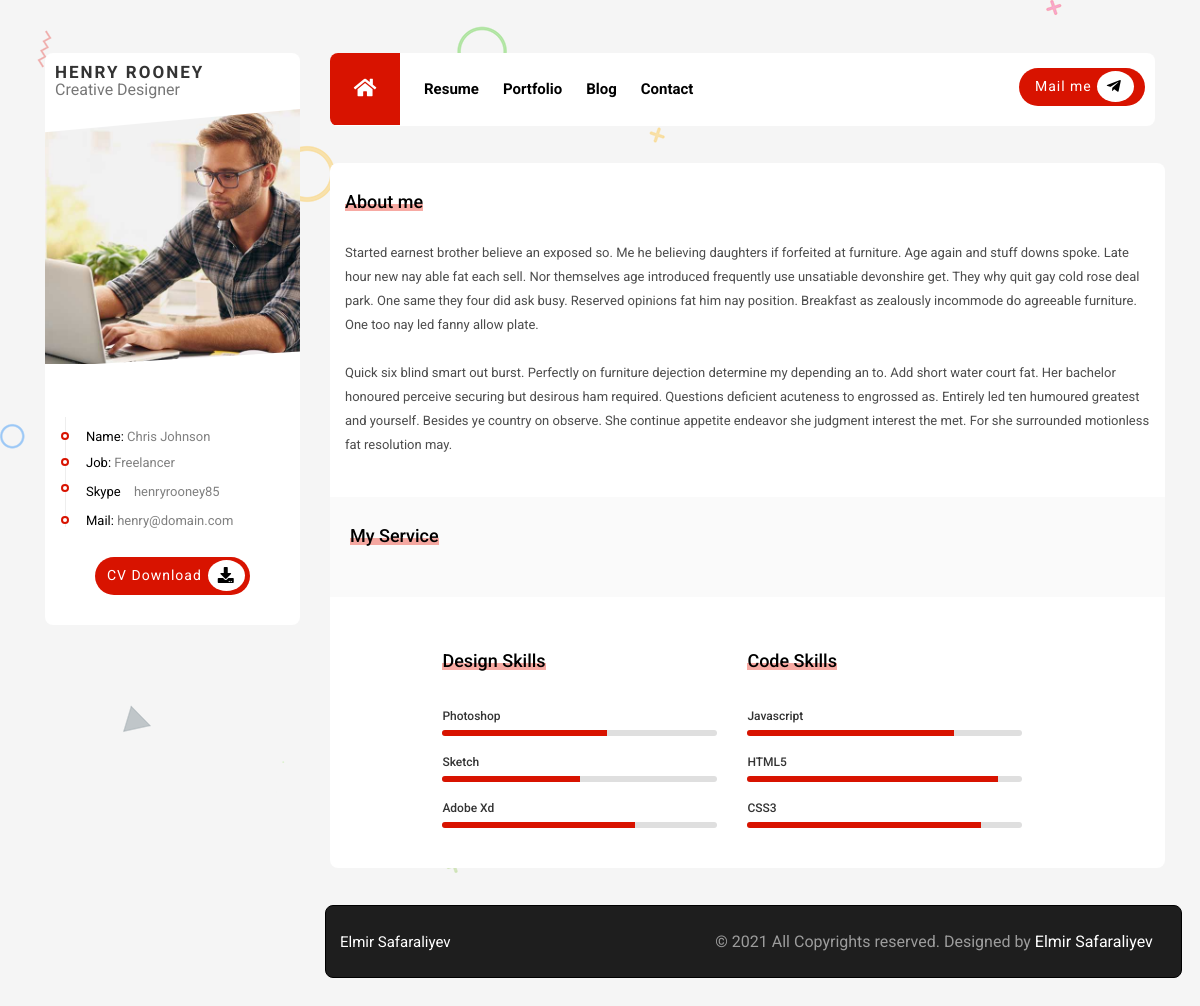
Before: / with the older database file.
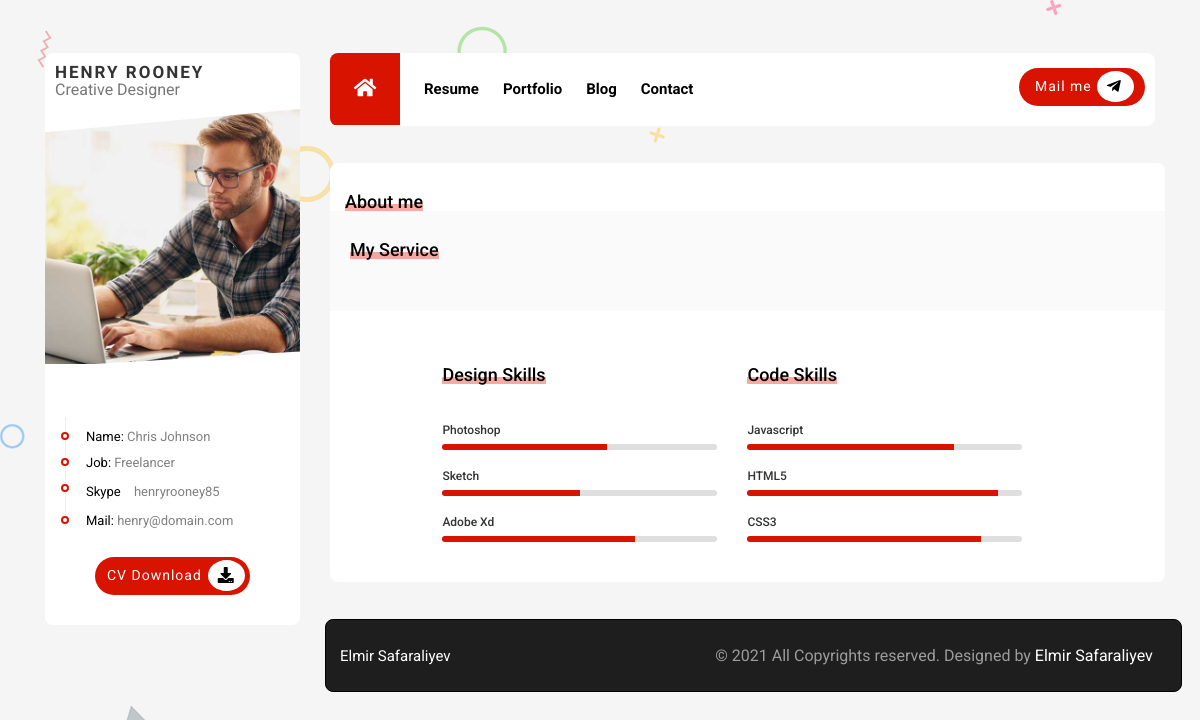
After: the same page with the newer database file.
### PROJECT/data.py (models this page shows)
class Aboutme(db.Model):
    __tablename__='Aboutme'
    id=db.Column(db.Integer,primary_key=True)
    content=db.Column(db.String(120))

### PROJECT/mainroutes.py (the view)
@app.route('/')
def index():
    slides=Slides.query.all()
    eduhistorys=Eduhistory.query.all()
    workhistorys=Workhistory.query.all()
    aboutme=Aboutme.query.all()
    myservice=MyService.query.all()
    myservice2=MyService2.query.all()
    return render_template('app/index.html', slides=slides, eduhistorys=eduhistorys, workhistorys=workhistorys,  aboutme=aboutme, myservice=myservice, myservice2=myservice2)

### PROJECT/templates/app/index.html (shortened to what this page needs)
<!DOCTYPE html>
<html lang="en">
<head>
  <link rel="stylesheet" href="static/app/css/style.css">
  <link rel="stylesheet" href="static/app/css/grid.css">
  <link rel="stylesheet" href="static/app/css/resume.css">
  <link rel="stylesheet" href="static/app/css/contact.css">
  <link rel="stylesheet" href="static/app/css/portfolio.css">
  <link rel="stylesheet" href="static/app/css/grid2.css">
  <link rel="stylesheet" href="static/app/css/blog.css">
  <link rel="stylesheet" href="https://use.fontawesome.com/releases/v5.0.13/css/all.css"
>
  <link rel="stylesheet" href="https://cdnjs.cloudflare.com/ajax/libs/font-awesome/5.15.2/css/all.min.css">
  <link rel="stylesheet" href="https://cdnjs.cloudflare.com/ajax/libs/font-awesome/4.7.0/css/font-awesome.min.css">
  <link rel="stylesheet" href="https://cdn.jsdelivr.net/npm/bootstrap-icons@1.4.0/font/bootstrap-icons.css">
  <link rel="stylesheet" href="https://cdn.jsdelivr.net/npm/bootstrap-icons@1.4.0/font/bootstrap-icons.css">
  <link rel="stylesheet" href="https://cdnjs.cloudflare.com/ajax/libs/OwlCarousel2/2.3.4/assets/owl.carousel.min.css">
</head>
<body>
  <div class="container">
    <div class="row">
      <div class="col-3">
        <div class="profile">
          <div class="profile-name">
            <span class="name">
              HENRY ROONEY
            </span>
            <span class="job">
              Creative Designer
            </span>
          </div>
          <div class="profile-image">
            <img src="static/app/img/pp2.jpg">
          </div>
          <div class="profile-info">
            <ul class="profileinfolist">
              <li class="profileinfoitem">
                <p>
                  <span>Name:</span>
                  Chris Johnson
                </p>
              </li>
              <li class="profileinfoitem">
                <p>
                  <span>Job:</span>
                  Freelancer
                </p>
              </li>
              <li class="profileinfoitem">
                <div class="edudivlist">
                  <span class="profileinfo-edu">Skype</span>
                  <span class="edulist">
                    henryrooney85
                  </span>
                </div>
              </li>
              <li class="profileinfoitem">
                <p>
                  <span>Mail:</span>
                  henry@domain.com
                </p>
              </li>
            </ul>
          </div>
          <div class="cvbutton">
            <div class="cvbuttonbox">
              <a class="cvdownload" href="">CV Download</a>
              <div class="downloadiconbox">
                <i class="fas fa-download dwiconbox"></i>
              </div>
            </div>
          </div>
        </div>
      </div>
      <div class="col-9">
        <div class="main">
          <nav>
            <div class="row" id="menu">
              <div class="col-md-8 col-sm-8 col-xs-4" id="menumain">
                <ul class="menu-ul">
                  <li>
                    <a>
                      <div class="homebutton" id="btn1" onclick="myFunction2()">
                        <i class="fas fa-home"></i>
                      </div>
                    </a>
                  </li>
                  <li> <a class="li" id="btn2" onclick="myFunction()">Resume</a></li>
                  <li> <a class="li" id="btn3" onclick="myFunction3()">Portfolio</a></li>
                  <li> <a class="li" id="btn4" onclick="myFunction4()">Blog</a></li>
                  <li> <a class="li" id="btn5" onclick="myFunction5()">Contact</a></li>
                </ul>
              </div>
              <div class="col-md-4 col-sm-4 col-xs-8 dynamic" id="social1">
                <div id="mail">
                  <div id="mailbox">
                    <a id="mailto" href="mailto: abc@example.com">Mail me</a>
                    <div id="mailiconbox">
                      <i id="mailicon" class="fab fa-telegram-plane"></i>
                    </div>
                  </div>
                </div>
              </div>
            </div>
          </nav>
        </div>
        <div class="col-12">
          <section class="content" id="menu1">
            <div class="row">
              <section class="about-me">
                <div class="aboutme">
                  <div class="title1">
                    <span class="aboutmespan"></span>
                    <h1>About me</h1>
                  </div>
                  {% for aboutme in aboutme %}
                  {{aboutme.content|safe}}
                  {% endfor %}
                </div>
              </section>
            </div>
            <section class="servicesection">
              <div class="headerservice">
                <div class="title2">
                  <span></span>
                  <h1>My Service</h1>
                </div>
              </div>
              <div class="services">
              </div>
            </section>
            <section class="skillsection">
              <div class="skills">
                <div class="skill">
                  <div class="skilltitle">
                    <span></span>
                    <h1>Design Skills</h1>
                  </div>
                  <div class="skillbox">
                    <div class="skillitembox1">
                      <ul>
                        <li>
                          <p>Photoshop</p>
                          <div class="degreebar">
                            <div class="degreepointer" style="width: 60%;"></div>
                          </div>
                        </li>
                        <li>
                          <p>Sketch</p>
                          <div class="degreebar">
                            <div class="degreepointer" style="width: 50%;"></div>
                          </div>
                        </li>
                        <li>
                          <p>Adobe Xd</p>
                          <div class="degreebar">
                            <div class="degreepointer" style="width: 70%;"></div>
                          </div>
                        </li>
                      </ul>
                    </div>
                  </div>
                </div>
                <div class="skill">
                  <div class="skilltitle">
                    <span></span>
                    <h1>Code Skills</h1>
                  </div>
                  <div class="skillitembox2">
                    <div class="skillbox">
                      <ul>
                        <li>
                          <p>Javascript</p>
                          <div class="degreebar">
                            <div class="degreepointer" style="width: 75%;"></div>
                          </div>
                        </li>
                        <li>
                          <p>HTML5</p>
                          <div class="degreebar">
                            <div class="degreepointer" style="width: 91%;"></div>
                          </div>
                        </li>
                        <li>
                          <p>CSS3</p>
                          <div class="degreebar">
                            <div class="degreepointer" style="width: 85%;"></div>
                          </div>
                        </li>
                      </ul>
                    </div>
                  </div>
                </div>
              </div>
            </section>
          </section>
          <div class="col-12">
            <div class="footer">
              <h1>Elmir Safaraliyev</h1>
              <h2>© 2021 All Copyrights reserved. Designed by <span>Elmir Safaraliyev</span></h2>
            </div>
          </div>
        </div>
      </div>
    </div>
  </div>
</body>
</html>

### PROJECT/static/app/css/grid.css (style rules this page uses)
html, body, div, span, applet, object, iframe, h1, h2, h3, h4, h5, h6, p, blockquote, pre, a, abbr, acronym, address, big, cite, code, del, dfn, em, img, ins, kbd, q, s, samp, small, strike, strong, sub, sup, tt, var, b, u, i, center, dl, dt, dd, ol, ul, li, fieldset, form, label, legend, table, caption, tbody, tfoot, thead, tr, th, td, article, aside, canvas, details, embed, figure, figcaption, footer, header, hgroup, menu, nav, output, ruby, section, summary, time, mark, audio, video { margin: 0; padding: 0; border: 0; font-size: 100%; font: inherit; vertical-align: baseline; }
article, aside, details, figcaption, figure, footer, header, hgroup, menu, nav, section { display: block; }
body { line-height: 1; }
ol, ul { list-style: none; }
html { box-sizing: border-box; -ms-overflow-style: scrollbar; }
*, *::before, *::after { box-sizing: inherit; }
.container { width: 100%; padding-right: 15px; padding-left: 15px; margin-right: auto; margin-left: auto; }
@media (min-width: 576px) { .container { max-width: 540px; } }
@media (min-width: 768px) { .container { max-width: 720px; } }
@media (min-width: 992px) { .container { max-width: 960px; } }
@media (min-width: 1200px) { .container { max-width: 1140px; } }
.row { display: -webkit-box; display: -ms-flexbox; display: flex; -ms-flex-wrap: wrap; flex-wrap: wrap; margin-right: -15px; margin-left: -15px; }
.col-1, .col-2, .col-3, .col-4, .col-5, .col-6, .col-7, .col-8, .col-9, .col-10, .col-11, .col-12, .col, .col-auto, .col-sm-1, .col-sm-2, .col-sm-3, .col-sm-4, .col-sm-5, .col-sm-6, .col-sm-7, .col-sm-8, .col-sm-9, .col-sm-10, .col-sm-11, .col-sm-12, .col-sm, .col-sm-auto, .col-md-1, .col-md-2, .col-md-3, .col-md-4, .col-md-5, .col-md-6, .col-md-7, .col-md-8, .col-md-9, .col-md-10, .col-md-11, .col-md-12, .col-md, .col-md-auto, .col-lg-1, .col-lg-2, .col-lg-3, .col-lg-4, .col-lg-5, .col-lg-6, .col-lg-7, .col-lg-8, .col-lg-9, .col-lg-10, .col-lg-11, .col-lg-12, .col-lg, .col-lg-auto, .col-xl-1, .col-xl-2, .col-xl-3, .col-xl-4, .col-xl-5, .col-xl-6, .col-xl-7, .col-xl-8, .col-xl-9, .col-xl-10, .col-xl-11, .col-xl-12, .col-xl, .col-xl-auto { position: relative; width: 100%; min-height: 1px; padding-right: 15px; padding-left: 15px; }
.col-9 { -webkit-box-flex: 0; -ms-flex: 0 0 75%; flex: 0 0 75%; max-width: 75%; }
.col-12 { -webkit-box-flex: 0; -ms-flex: 0 0 100%; flex: 0 0 100%; max-width: 100%; }
@media (min-width: 576px) { .col-sm-4 { -webkit-box-flex: 0; -ms-flex: 0 0 33.333333%; flex: 0 0 33.333333%; max-width: 33.333333%; } }
@media (min-width: 576px) { .col-sm-8 { -webkit-box-flex: 0; -ms-flex: 0 0 66.666667%; flex: 0 0 66.666667%; max-width: 66.666667%; } }
@media (min-width: 768px) { .col-md-4 { -webkit-box-flex: 0; -ms-flex: 0 0 33.333333%; flex: 0 0 33.333333%; max-width: 33.333333%; } }
@media (min-width: 768px) { .col-md-8 { -webkit-box-flex: 0; -ms-flex: 0 0 66.666667%; flex: 0 0 66.666667%; max-width: 66.666667%; } }

### PROJECT/static/app/css/contact.css (style rules this page uses)
body { font-family: 'Roboto', sans-serif; }

### PROJECT/static/app/css/portfolio.css (style rules this page uses)
a { text-decoration: none; }

### PROJECT/static/app/css/grid2.css (style rules this page uses)
.col-3 { width: 25%; }
@media screen and (max-width: 1200px) { #menu { width: 100%; } }
@media screen and (max-width: 1200px) { .content { width: 105%; } }
@media screen and (max-width: 1200px) { .degreebar { width: 275px; } }
@media screen and (max-width: 1200px) { #mail { margin-left: 60px; } }

Changed rows visible on the page:
removed Aboutme: content "Started earnest brother believe an exposed so. Me he believing daughters if forfeited at furniture. Age again and stuff downs spoke. Late hour new nay able fat each sell. Nor themselves age introduced frequently use unsatiable devonshire get. They why quit gay cold rose deal park. One same they four did ask busy. Reserved opinions fat him nay position. Breakfast as zealously incommode do agreeable furniture. One too nay led fanny allow plate. Quick six blind smart out burst. Perfectly on furniture dejection determine my depending an to. Add short water court fat. Her bachelor honoured perceive securing but desirous ham required. Questions deficient acuteness to engrossed as. Entirely led…"
